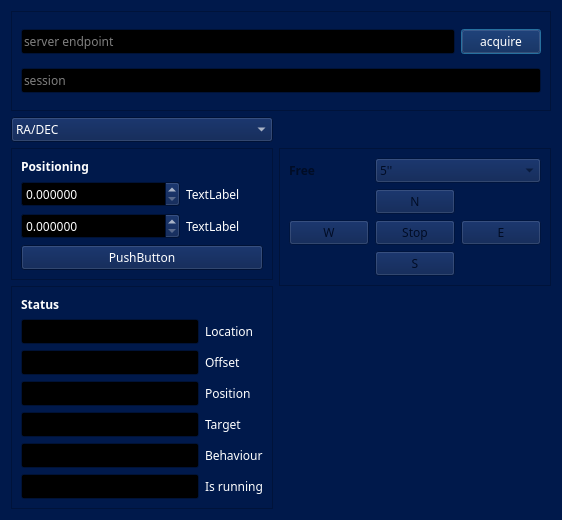
<?xml version="1.0" encoding="UTF-8"?>
<ui version="4.0">
 <class>Dialog</class>
 <widget class="QDialog" name="Dialog">
  <property name="geometry">
   <rect>
    <x>0</x>
    <y>0</y>
    <width>562</width>
    <height>520</height>
   </rect>
  </property>
  <property name="palette">
   <palette>
    <active>
     <colorrole role="WindowText">
      <brush brushstyle="SolidPattern">
       <color alpha="255">
        <red>255</red>
        <green>255</green>
        <blue>255</blue>
       </color>
      </brush>
     </colorrole>
     <colorrole role="Button">
      <brush brushstyle="SolidPattern">
       <color alpha="255">
        <red>0</red>
        <green>25</green>
        <blue>75</blue>
       </color>
      </brush>
     </colorrole>
     <colorrole role="Light">
      <brush brushstyle="SolidPattern">
       <color alpha="255">
        <red>0</red>
        <green>37</green>
        <blue>112</blue>
       </color>
      </brush>
     </colorrole>
     <colorrole role="Midlight">
      <brush brushstyle="SolidPattern">
       <color alpha="255">
        <red>0</red>
        <green>31</green>
        <blue>93</blue>
       </color>
      </brush>
     </colorrole>
     <colorrole role="Dark">
      <brush brushstyle="SolidPattern">
       <color alpha="255">
        <red>0</red>
        <green>12</green>
        <blue>37</blue>
       </color>
      </brush>
     </colorrole>
     <colorrole role="Mid">
      <brush brushstyle="SolidPattern">
       <color alpha="255">
        <red>0</red>
        <green>17</green>
        <blue>50</blue>
       </color>
      </brush>
     </colorrole>
     <colorrole role="Text">
      <brush brushstyle="SolidPattern">
       <color alpha="255">
        <red>255</red>
        <green>255</green>
        <blue>255</blue>
       </color>
      </brush>
     </colorrole>
     <colorrole role="BrightText">
      <brush brushstyle="SolidPattern">
       <color alpha="255">
        <red>255</red>
        <green>255</green>
        <blue>255</blue>
       </color>
      </brush>
     </colorrole>
     <colorrole role="ButtonText">
      <brush brushstyle="SolidPattern">
       <color alpha="255">
        <red>255</red>
        <green>255</green>
        <blue>255</blue>
       </color>
      </brush>
     </colorrole>
     <colorrole role="Base">
      <brush brushstyle="SolidPattern">
       <color alpha="255">
        <red>0</red>
        <green>0</green>
        <blue>0</blue>
       </color>
      </brush>
     </colorrole>
     <colorrole role="Window">
      <brush brushstyle="SolidPattern">
       <color alpha="255">
        <red>0</red>
        <green>25</green>
        <blue>75</blue>
       </color>
      </brush>
     </colorrole>
     <colorrole role="Shadow">
      <brush brushstyle="SolidPattern">
       <color alpha="255">
        <red>0</red>
        <green>0</green>
        <blue>0</blue>
       </color>
      </brush>
     </colorrole>
     <colorrole role="AlternateBase">
      <brush brushstyle="SolidPattern">
       <color alpha="255">
        <red>0</red>
        <green>12</green>
        <blue>37</blue>
       </color>
      </brush>
     </colorrole>
     <colorrole role="ToolTipBase">
      <brush brushstyle="SolidPattern">
       <color alpha="255">
        <red>255</red>
        <green>255</green>
        <blue>220</blue>
       </color>
      </brush>
     </colorrole>
     <colorrole role="ToolTipText">
      <brush brushstyle="SolidPattern">
       <color alpha="255">
        <red>0</red>
        <green>0</green>
        <blue>0</blue>
       </color>
      </brush>
     </colorrole>
     <colorrole role="PlaceholderText">
      <brush brushstyle="SolidPattern">
       <color alpha="127">
        <red>255</red>
        <green>255</green>
        <blue>255</blue>
       </color>
      </brush>
     </colorrole>
     <colorrole role="Accent">
      <brush brushstyle="SolidPattern">
       <color alpha="255">
        <red>0</red>
        <green>0</green>
        <blue>0</blue>
       </color>
      </brush>
     </colorrole>
    </active>
    <inactive>
     <colorrole role="WindowText">
      <brush brushstyle="SolidPattern">
       <color alpha="255">
        <red>255</red>
        <green>255</green>
        <blue>255</blue>
       </color>
      </brush>
     </colorrole>
     <colorrole role="Button">
      <brush brushstyle="SolidPattern">
       <color alpha="255">
        <red>0</red>
        <green>25</green>
        <blue>75</blue>
       </color>
      </brush>
     </colorrole>
     <colorrole role="Light">
      <brush brushstyle="SolidPattern">
       <color alpha="255">
        <red>0</red>
        <green>37</green>
        <blue>112</blue>
       </color>
      </brush>
     </colorrole>
     <colorrole role="Midlight">
      <brush brushstyle="SolidPattern">
       <color alpha="255">
        <red>0</red>
        <green>31</green>
        <blue>93</blue>
       </color>
      </brush>
     </colorrole>
     <colorrole role="Dark">
      <brush brushstyle="SolidPattern">
       <color alpha="255">
        <red>0</red>
        <green>12</green>
        <blue>37</blue>
       </color>
      </brush>
     </colorrole>
     <colorrole role="Mid">
      <brush brushstyle="SolidPattern">
       <color alpha="255">
        <red>0</red>
        <green>17</green>
        <blue>50</blue>
       </color>
      </brush>
     </colorrole>
     <colorrole role="Text">
      <brush brushstyle="SolidPattern">
       <color alpha="255">
        <red>255</red>
        <green>255</green>
        <blue>255</blue>
       </color>
      </brush>
     </colorrole>
     <colorrole role="BrightText">
      <brush brushstyle="SolidPattern">
       <color alpha="255">
        <red>255</red>
        <green>255</green>
        <blue>255</blue>
       </color>
      </brush>
     </colorrole>
     <colorrole role="ButtonText">
      <brush brushstyle="SolidPattern">
       <color alpha="255">
        <red>255</red>
        <green>255</green>
        <blue>255</blue>
       </color>
      </brush>
     </colorrole>
     <colorrole role="Base">
      <brush brushstyle="SolidPattern">
       <color alpha="255">
        <red>0</red>
        <green>0</green>
        <blue>0</blue>
       </color>
      </brush>
     </colorrole>
     <colorrole role="Window">
      <brush brushstyle="SolidPattern">
       <color alpha="255">
        <red>0</red>
        <green>25</green>
        <blue>75</blue>
       </color>
      </brush>
     </colorrole>
     <colorrole role="Shadow">
      <brush brushstyle="SolidPattern">
       <color alpha="255">
        <red>0</red>
        <green>0</green>
        <blue>0</blue>
       </color>
      </brush>
     </colorrole>
     <colorrole role="AlternateBase">
      <brush brushstyle="SolidPattern">
       <color alpha="255">
        <red>0</red>
        <green>12</green>
        <blue>37</blue>
       </color>
      </brush>
     </colorrole>
     <colorrole role="ToolTipBase">
      <brush brushstyle="SolidPattern">
       <color alpha="255">
        <red>255</red>
        <green>255</green>
        <blue>220</blue>
       </color>
      </brush>
     </colorrole>
     <colorrole role="ToolTipText">
      <brush brushstyle="SolidPattern">
       <color alpha="255">
        <red>0</red>
        <green>0</green>
        <blue>0</blue>
       </color>
      </brush>
     </colorrole>
     <colorrole role="PlaceholderText">
      <brush brushstyle="SolidPattern">
       <color alpha="127">
        <red>255</red>
        <green>255</green>
        <blue>255</blue>
       </color>
      </brush>
     </colorrole>
     <colorrole role="Accent">
      <brush brushstyle="SolidPattern">
       <color alpha="255">
        <red>0</red>
        <green>0</green>
        <blue>0</blue>
       </color>
      </brush>
     </colorrole>
    </inactive>
    <disabled>
     <colorrole role="WindowText">
      <brush brushstyle="SolidPattern">
       <color alpha="255">
        <red>0</red>
        <green>12</green>
        <blue>37</blue>
       </color>
      </brush>
     </colorrole>
     <colorrole role="Button">
      <brush brushstyle="SolidPattern">
       <color alpha="255">
        <red>0</red>
        <green>25</green>
        <blue>75</blue>
       </color>
      </brush>
     </colorrole>
     <colorrole role="Light">
      <brush brushstyle="SolidPattern">
       <color alpha="255">
        <red>0</red>
        <green>37</green>
        <blue>112</blue>
       </color>
      </brush>
     </colorrole>
     <colorrole role="Midlight">
      <brush brushstyle="SolidPattern">
       <color alpha="255">
        <red>0</red>
        <green>31</green>
        <blue>93</blue>
       </color>
      </brush>
     </colorrole>
     <colorrole role="Dark">
      <brush brushstyle="SolidPattern">
       <color alpha="255">
        <red>0</red>
        <green>12</green>
        <blue>37</blue>
       </color>
      </brush>
     </colorrole>
     <colorrole role="Mid">
      <brush brushstyle="SolidPattern">
       <color alpha="255">
        <red>0</red>
        <green>17</green>
        <blue>50</blue>
       </color>
      </brush>
     </colorrole>
     <colorrole role="Text">
      <brush brushstyle="SolidPattern">
       <color alpha="255">
        <red>0</red>
        <green>12</green>
        <blue>37</blue>
       </color>
      </brush>
     </colorrole>
     <colorrole role="BrightText">
      <brush brushstyle="SolidPattern">
       <color alpha="255">
        <red>255</red>
        <green>255</green>
        <blue>255</blue>
       </color>
      </brush>
     </colorrole>
     <colorrole role="ButtonText">
      <brush brushstyle="SolidPattern">
       <color alpha="255">
        <red>0</red>
        <green>12</green>
        <blue>37</blue>
       </color>
      </brush>
     </colorrole>
     <colorrole role="Base">
      <brush brushstyle="SolidPattern">
       <color alpha="255">
        <red>0</red>
        <green>25</green>
        <blue>75</blue>
       </color>
      </brush>
     </colorrole>
     <colorrole role="Window">
      <brush brushstyle="SolidPattern">
       <color alpha="255">
        <red>0</red>
        <green>25</green>
        <blue>75</blue>
       </color>
      </brush>
     </colorrole>
     <colorrole role="Shadow">
      <brush brushstyle="SolidPattern">
       <color alpha="255">
        <red>0</red>
        <green>0</green>
        <blue>0</blue>
       </color>
      </brush>
     </colorrole>
     <colorrole role="AlternateBase">
      <brush brushstyle="SolidPattern">
       <color alpha="255">
        <red>0</red>
        <green>25</green>
        <blue>75</blue>
       </color>
      </brush>
     </colorrole>
     <colorrole role="ToolTipBase">
      <brush brushstyle="SolidPattern">
       <color alpha="255">
        <red>255</red>
        <green>255</green>
        <blue>220</blue>
       </color>
      </brush>
     </colorrole>
     <colorrole role="ToolTipText">
      <brush brushstyle="SolidPattern">
       <color alpha="255">
        <red>0</red>
        <green>0</green>
        <blue>0</blue>
       </color>
      </brush>
     </colorrole>
     <colorrole role="PlaceholderText">
      <brush brushstyle="SolidPattern">
       <color alpha="127">
        <red>0</red>
        <green>12</green>
        <blue>37</blue>
       </color>
      </brush>
     </colorrole>
     <colorrole role="Accent">
      <brush brushstyle="SolidPattern">
       <color alpha="255">
        <red>0</red>
        <green>17</green>
        <blue>53</blue>
       </color>
      </brush>
     </colorrole>
    </disabled>
   </palette>
  </property>
  <property name="font">
   <font>
    <family>Wix Madefor Display</family>
   </font>
  </property>
  <property name="windowTitle">
   <string>Keypad</string>
  </property>
  <layout class="QGridLayout" name="gridLayout_3">
   <item row="0" column="0" colspan="2">
    <widget class="QFrame" name="frame">
     <property name="frameShape">
      <enum>QFrame::Shape::StyledPanel</enum>
     </property>
     <property name="frameShadow">
      <enum>QFrame::Shadow::Raised</enum>
     </property>
     <layout class="QGridLayout" name="gridLayout">
      <item row="0" column="2">
       <widget class="QPushButton" name="pushButtonLink">
        <property name="text">
         <string>acquire</string>
        </property>
        <property name="iconSize">
         <size>
          <width>25</width>
          <height>25</height>
         </size>
        </property>
       </widget>
      </item>
      <item row="0" column="1">
       <widget class="QLineEdit" name="lineEditEndpoint">
        <property name="text">
         <string/>
        </property>
        <property name="placeholderText">
         <string>server endpoint</string>
        </property>
       </widget>
      </item>
      <item row="1" column="1" colspan="2">
       <widget class="QLineEdit" name="lineEditSID">
        <property name="readOnly">
         <bool>true</bool>
        </property>
        <property name="placeholderText">
         <string>session</string>
        </property>
       </widget>
      </item>
     </layout>
    </widget>
   </item>
   <item row="2" column="1" rowspan="2" alignment="Qt::AlignmentFlag::AlignTop">
    <widget class="QFrame" name="frameDirections">
     <property name="enabled">
      <bool>false</bool>
     </property>
     <property name="frameShape">
      <enum>QFrame::Shape::StyledPanel</enum>
     </property>
     <property name="frameShadow">
      <enum>QFrame::Shadow::Raised</enum>
     </property>
     <layout class="QGridLayout" name="gridLayout_2">
      <item row="4" column="2">
       <widget class="QPushButton" name="pushButtonStop">
        <property name="text">
         <string>Stop</string>
        </property>
        <property name="iconSize">
         <size>
          <width>25</width>
          <height>25</height>
         </size>
        </property>
       </widget>
      </item>
      <item row="3" column="2">
       <widget class="QPushButton" name="pushButtonN">
        <property name="text">
         <string>N</string>
        </property>
        <property name="iconSize">
         <size>
          <width>25</width>
          <height>25</height>
         </size>
        </property>
       </widget>
      </item>
      <item row="4" column="3">
       <widget class="QPushButton" name="pushButtonE">
        <property name="text">
         <string>E</string>
        </property>
        <property name="iconSize">
         <size>
          <width>25</width>
          <height>25</height>
         </size>
        </property>
       </widget>
      </item>
      <item row="5" column="2">
       <widget class="QPushButton" name="pushButtonS">
        <property name="text">
         <string>S</string>
        </property>
        <property name="iconSize">
         <size>
          <width>25</width>
          <height>25</height>
         </size>
        </property>
       </widget>
      </item>
      <item row="4" column="1">
       <widget class="QPushButton" name="pushButtonW">
        <property name="text">
         <string>W</string>
        </property>
        <property name="iconSize">
         <size>
          <width>25</width>
          <height>25</height>
         </size>
        </property>
       </widget>
      </item>
      <item row="2" column="1">
       <widget class="QLabel" name="label_9">
        <property name="sizePolicy">
         <sizepolicy hsizetype="Fixed" vsizetype="Fixed">
          <horstretch>0</horstretch>
          <verstretch>0</verstretch>
         </sizepolicy>
        </property>
        <property name="font">
         <font>
          <family>Wix Madefor Display</family>
          <bold>true</bold>
         </font>
        </property>
        <property name="text">
         <string>Free</string>
        </property>
       </widget>
      </item>
      <item row="2" column="2" colspan="2">
       <widget class="QComboBox" name="comboBoxRanges">
        <item>
         <property name="text">
          <string>5''</string>
         </property>
        </item>
        <item>
         <property name="text">
          <string>30''</string>
         </property>
        </item>
        <item>
         <property name="text">
          <string>1'</string>
         </property>
        </item>
        <item>
         <property name="text">
          <string>10'</string>
         </property>
        </item>
        <item>
         <property name="text">
          <string>30'</string>
         </property>
        </item>
        <item>
         <property name="text">
          <string>1°</string>
         </property>
        </item>
        <item>
         <property name="text">
          <string>5°</string>
         </property>
        </item>
        <item>
         <property name="text">
          <string>10°</string>
         </property>
        </item>
       </widget>
      </item>
     </layout>
    </widget>
   </item>
   <item row="3" column="0">
    <widget class="QFrame" name="frame_2">
     <property name="frameShape">
      <enum>QFrame::Shape::StyledPanel</enum>
     </property>
     <property name="frameShadow">
      <enum>QFrame::Shadow::Raised</enum>
     </property>
     <layout class="QGridLayout" name="gridLayout_5">
      <item row="2" column="0">
       <widget class="QLineEdit" name="lineEditOffset">
        <property name="readOnly">
         <bool>true</bool>
        </property>
       </widget>
      </item>
      <item row="5" column="1">
       <widget class="QLabel" name="label_2">
        <property name="text">
         <string>Behaviour</string>
        </property>
       </widget>
      </item>
      <item row="5" column="0">
       <widget class="QLineEdit" name="lineEditBehavior">
        <property name="readOnly">
         <bool>true</bool>
        </property>
       </widget>
      </item>
      <item row="3" column="1">
       <widget class="QLabel" name="label_4">
        <property name="text">
         <string>Position</string>
        </property>
       </widget>
      </item>
      <item row="6" column="0">
       <widget class="QLineEdit" name="lineEditIsRunning">
        <property name="readOnly">
         <bool>true</bool>
        </property>
       </widget>
      </item>
      <item row="1" column="0">
       <widget class="QLineEdit" name="lineEditLocation">
        <property name="readOnly">
         <bool>true</bool>
        </property>
       </widget>
      </item>
      <item row="3" column="0">
       <widget class="QLineEdit" name="lineEditPosition">
        <property name="readOnly">
         <bool>true</bool>
        </property>
       </widget>
      </item>
      <item row="6" column="1">
       <widget class="QLabel" name="label_7">
        <property name="text">
         <string>Is running</string>
        </property>
       </widget>
      </item>
      <item row="1" column="1">
       <widget class="QLabel" name="label_5">
        <property name="text">
         <string>Location</string>
        </property>
       </widget>
      </item>
      <item row="0" column="0" colspan="2">
       <widget class="QLabel" name="label">
        <property name="font">
         <font>
          <family>Wix Madefor Display</family>
          <bold>true</bold>
         </font>
        </property>
        <property name="text">
         <string>Status</string>
        </property>
       </widget>
      </item>
      <item row="2" column="1">
       <widget class="QLabel" name="label_6">
        <property name="text">
         <string>Offset</string>
        </property>
       </widget>
      </item>
      <item row="4" column="1">
       <widget class="QLabel" name="label_8">
        <property name="text">
         <string>Target</string>
        </property>
       </widget>
      </item>
      <item row="4" column="0">
       <widget class="QLineEdit" name="lineEditTarget">
        <property name="readOnly">
         <bool>true</bool>
        </property>
       </widget>
      </item>
     </layout>
    </widget>
   </item>
   <item row="2" column="0">
    <widget class="QFrame" name="frame_3">
     <property name="frameShape">
      <enum>QFrame::Shape::StyledPanel</enum>
     </property>
     <property name="frameShadow">
      <enum>QFrame::Shadow::Raised</enum>
     </property>
     <layout class="QGridLayout" name="gridLayout_4">
      <item row="1" column="0">
       <widget class="QLabel" name="label_3">
        <property name="font">
         <font>
          <family>Wix Madefor Display</family>
          <bold>true</bold>
         </font>
        </property>
        <property name="text">
         <string>Positioning</string>
        </property>
       </widget>
      </item>
      <item row="7" column="0" colspan="3">
       <widget class="QPushButton" name="pushButtonRADEC">
        <property name="text">
         <string>PushButton</string>
        </property>
        <property name="iconSize">
         <size>
          <width>25</width>
          <height>25</height>
         </size>
        </property>
       </widget>
      </item>
      <item row="4" column="2">
       <widget class="QLabel" name="labelCoord1">
        <property name="text">
         <string>TextLabel</string>
        </property>
       </widget>
      </item>
      <item row="4" column="0" colspan="2">
       <widget class="QDoubleSpinBox" name="doubleSpinBox_2">
        <property name="decimals">
         <number>6</number>
        </property>
       </widget>
      </item>
      <item row="5" column="2">
       <widget class="QLabel" name="labelCoord2">
        <property name="text">
         <string>TextLabel</string>
        </property>
       </widget>
      </item>
      <item row="5" column="0" colspan="2">
       <widget class="QDoubleSpinBox" name="doubleSpinBox">
        <property name="decimals">
         <number>6</number>
        </property>
       </widget>
      </item>
     </layout>
    </widget>
   </item>
   <item row="1" column="0">
    <widget class="QComboBox" name="comboBoxCoords">
     <item>
      <property name="text">
       <string>RA/DEC</string>
      </property>
     </item>
     <item>
      <property name="text">
       <string>ALT/AZ</string>
      </property>
     </item>
    </widget>
   </item>
  </layout>
 </widget>
 <tabstops>
  <tabstop>pushButtonN</tabstop>
  <tabstop>pushButtonS</tabstop>
  <tabstop>pushButtonE</tabstop>
  <tabstop>pushButtonW</tabstop>
 </tabstops>
 <resources/>
 <connections/>
</ui>
